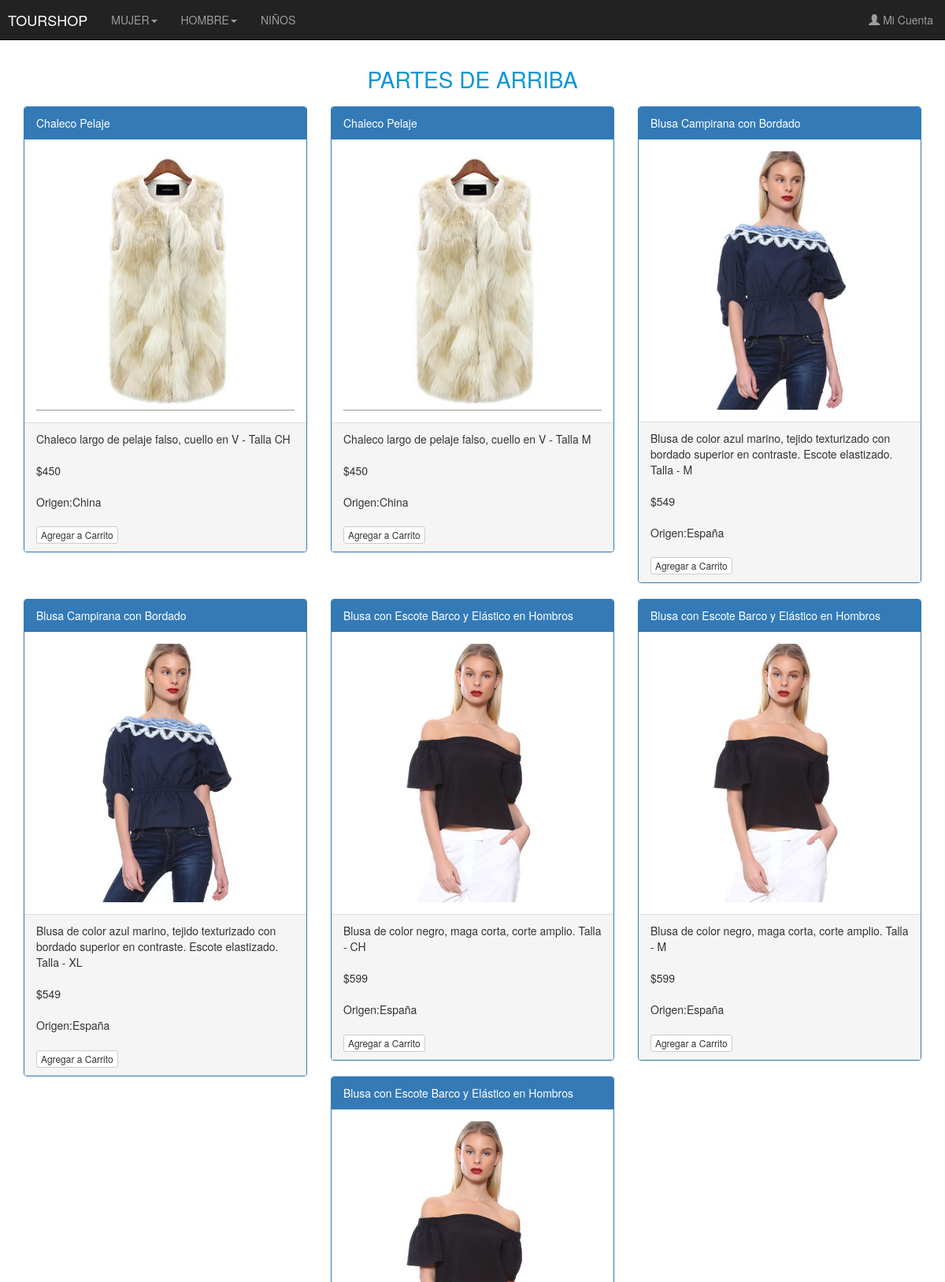
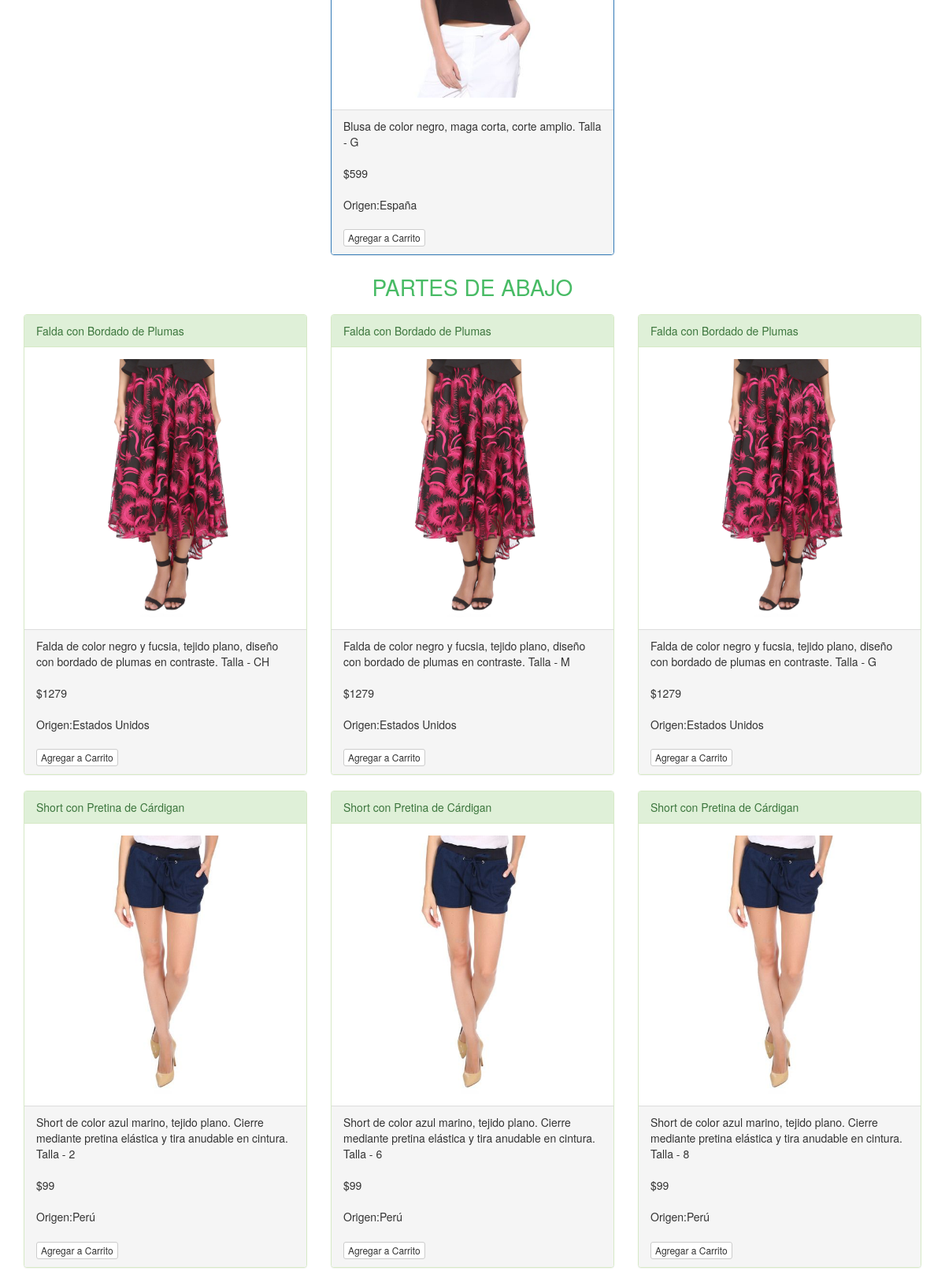
Page /php/mujer.php (upper part) on the committed database (2 pictures, top to bottom).
### tables this page shows
CREATE TABLE `producto` (
  `idproducto` int(11) NOT NULL,
  `nombre` varchar(45) NOT NULL,
  `idcategoria` int(11) NOT NULL,
  `tipo` varchar(4) NOT NULL,
  `descripcion` varchar(200) DEFAULT NULL,
  `foto` varchar(45) DEFAULT NULL,
  `precio` int(11) NOT NULL,
  `stock` int(11) NOT NULL,
  `idfab` int(11) DEFAULT NULL,
  `origen` varchar(45) DEFAULT NULL
);

### php/mujer.php (the view, shortened to what this page needs)
<? include 'head.php';
   $con = mysqli_connect("localhost", "final", "final", "finalDB");
   ?>
   <div style="margin-top: 80px"; class="container">
      <div class="row" id="mujer_arriba">
         <div style="font-size: 2em; color:rgb(8, 151, 212); text-align:center; margin-bottom:15px;" id="mujer_arriba">PARTES DE ARRIBA</div>
         <?
            $query = mysqli_query($con, "SELECT * from producto where idcategoria=1 and tipo='ARRI'");
            while($row = mysqli_fetch_array($query)) { ?>
        <form  method="post" action="cart.php?producto=<? echo($row["idproducto"]) ?>">
         <div class="col-sm-4">
            <div class="panel panel-primary">
               <div class="panel-heading"><? echo($row["nombre"]) ?></div>
               <div class="panel-body"><img src="../img/<? echo($row["foto"]) ?>" class="img-responsive" style="width:100%" alt="Image"></div>
               <div class="panel-footer"><? echo($row["descripcion"]) ?> <br></br> $<? echo($row["precio"]) ?><br></br> Origen:<? echo($row["origen"]) ?><br></br>
                  <input type="submit" name="btnagregarCarrito" value="Agregar a Carrito" class="btn btn-default btn-xs">
               </div>
            </div>
         </div>
         </form>
         <? } ?>
      </div>
      <div class="row" id="mujer_abajo">
         <div style="font-size: 2em; color:rgb(72, 187, 101); text-align:center; margin-bottom:15px;">PARTES DE ABAJO</div>
         <?
            $query = mysqli_query($con, "SELECT * from producto where idcategoria=1 and tipo='ABAJ'");
            while($row = mysqli_fetch_array($query)) { ?>
        <form  method="post" action="cart.php?producto=<? echo($row["idproducto"]) ?>">
         <div class="col-sm-4">
            <div class="panel panel-success">
               <div class="panel-heading"><? echo($row["nombre"]) ?></div>
               <div class="panel-body"><img src="../img/<? echo($row["foto"]) ?>" class="img-responsive" style="width:100%" alt="Image"></div>
               <div class="panel-footer"><? echo($row["descripcion"]) ?> <br></br> $<? echo($row["precio"]) ?><br></br> Origen:<? echo($row["origen"]) ?><br></br>
                  <input type="submit" name="btnagregarCarrito" value="Agregar a Carrito" class="btn btn-default btn-xs">
                </div>
            </div>
         </div>
         </form>
         <? } ?>
      </div>
    </div>
</body>
</html>

### rows in the picture
producto: nombre "Chaleco Pelaje", foto (picture), descripcion "Chaleco largo de pelaje falso, cuello en V - Talla CH", precio "450", origen "China"
producto: nombre "Chaleco Pelaje", foto (picture), descripcion "Chaleco largo de pelaje falso, cuello en V - Talla M", precio "450", origen "China"
producto: nombre "Blusa Campirana con Bordado", foto (picture), descripcion "Blusa de color azul marino, tejido texturizado con bordado superior en contraste. Escote elastizado. Talla - M", precio "549", origen "España"
producto: nombre "Blusa Campirana con Bordado", foto (picture), descripcion "Blusa de color azul marino, tejido texturizado con bordado superior en contraste. Escote elastizado. Talla - XL", precio "549", origen "España"
producto: nombre "Blusa con Escote Barco y Elástico en Hombros", foto (picture), descripcion "Blusa de color negro, maga corta, corte amplio. Talla - CH", precio "599", origen "España"
producto: nombre "Blusa con Escote Barco y Elástico en Hombros", foto (picture), descripcion "Blusa de color negro, maga corta, corte amplio. Talla - M", precio "599", origen "España"
producto: nombre "Blusa con Escote Barco y Elástico en Hombros", foto (picture), descripcion "Blusa de color negro, maga corta, corte amplio. Talla - G", precio "599", origen "España"
producto: nombre "Falda con Bordado de Plumas", foto (picture), descripcion "Falda de color negro y fucsia, tejido plano, diseño con bordado de plumas en contraste. Talla - CH", precio "1279", origen "Estados Unidos"
producto: nombre "Falda con Bordado de Plumas", foto (picture), descripcion "Falda de color negro y fucsia, tejido plano, diseño con bordado de plumas en contraste. Talla - M", precio "1279", origen "Estados Unidos"
producto: nombre "Falda con Bordado de Plumas", foto (picture), descripcion "Falda de color negro y fucsia, tejido plano, diseño con bordado de plumas en contraste. Talla - G", precio "1279", origen "Estados Unidos"
producto: nombre "Short con Pretina de Cárdigan", foto (picture), descripcion "Short de color azul marino, tejido plano. Cierre mediante pretina elástica y tira anudable en cintura. Talla - 2", precio "99", origen "Perú"
producto: nombre "Short con Pretina de Cárdigan", foto (picture), descripcion "Short de color azul marino, tejido plano. Cierre mediante pretina elástica y tira anudable en cintura. Talla - 6", precio "99", origen "Perú"
producto: nombre "Short con Pretina de Cárdigan", foto (picture), descripcion "Short de color azul marino, tejido plano. Cierre mediante pretina elástica y tira anudable en cintura. Talla - 8", precio "99", origen "Perú"
